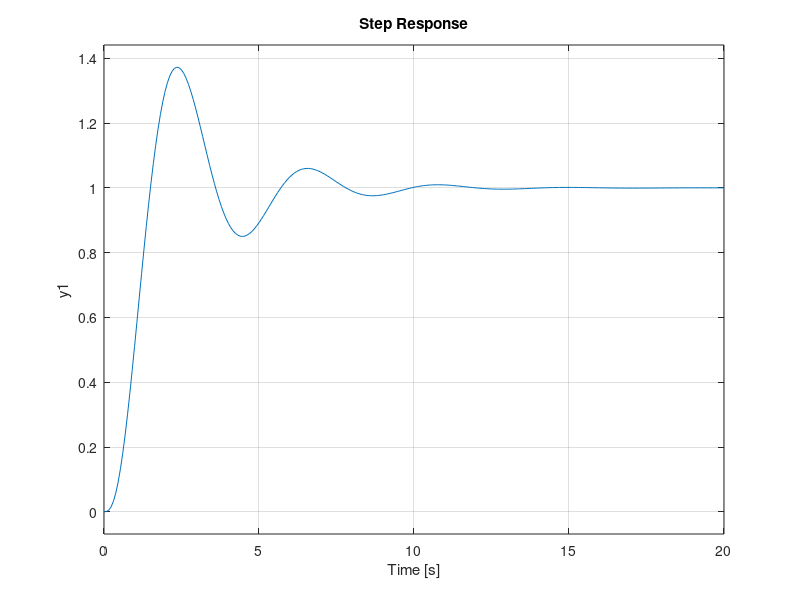

Source code (MATLAB):
% Characteristic polynomial P(s,K) = s^3 + 5 s^2 + 6 s + K
K = 10;
den = [1 5 6 K];

% Degree of stability from poles
poles = roots(den);
if any(real(poles) >= 0)
    alpha = 0;
else
    alpha = min(-real(poles));
end
disp(['Stable? alpha = ', num2str(alpha)]);

% Time-domain step response (for some nominal plant)
num = [K];   % assume G(s) = K / (s^3 + 5 s^2 + 6 s)
sys = tf(num, den);
step(sys);
grid on;

% Robotics context:
% In Robotics System Toolbox, a rigidBodyTree model can be linearized around
% an operating point to obtain A,B matrices. From that, the characteristic
% polynomial of a joint loop can be formed and analyzed similarly:
%
% [A,B,C,D] = linmod('robot_joint_simulink_model');
% poles = eig(A);
% alpha = min(-real(poles));
